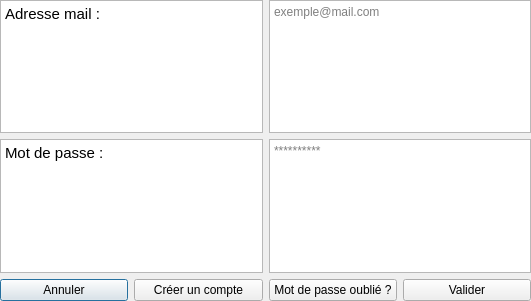
<?xml version="1.0" encoding="UTF-8"?>
<ui version="4.0">
 <class>Connexion</class>
 <widget class="QDialog" name="Connexion">
  <property name="geometry">
   <rect>
    <x>0</x>
    <y>0</y>
    <width>531</width>
    <height>301</height>
   </rect>
  </property>
  <property name="windowTitle">
   <string>Dialog</string>
  </property>
  <widget class="QWidget" name="verticalLayoutWidget_3">
   <property name="geometry">
    <rect>
     <x>0</x>
     <y>0</y>
     <width>531</width>
     <height>301</height>
    </rect>
   </property>
   <layout class="QVBoxLayout" name="verticalLayout_5">
    <item>
     <layout class="QVBoxLayout" name="verticalLayout">
      <item>
       <layout class="QHBoxLayout" name="horizontalLayout">
        <item>
         <widget class="QTextBrowser" name="textBrowser">
          <property name="html">
           <string>&lt;!DOCTYPE HTML PUBLIC &quot;-//W3C//DTD HTML 4.0//EN&quot; &quot;http://www.w3.org/TR/REC-html40/strict.dtd&quot;&gt;
&lt;html&gt;&lt;head&gt;&lt;meta name=&quot;qrichtext&quot; content=&quot;1&quot; /&gt;&lt;style type=&quot;text/css&quot;&gt;
p, li { white-space: pre-wrap; }
&lt;/style&gt;&lt;/head&gt;&lt;body style=&quot; font-family:'Ubuntu'; font-size:11pt; font-weight:400; font-style:normal;&quot;&gt;
&lt;p style=&quot; margin-top:0px; margin-bottom:0px; margin-left:0px; margin-right:0px; -qt-block-indent:0; text-indent:0px;&quot;&gt;Adresse mail :&lt;/p&gt;&lt;/body&gt;&lt;/html&gt;</string>
          </property>
         </widget>
        </item>
        <item>
         <widget class="QTextEdit" name="adresse_mail">
          <property name="html">
           <string>&lt;!DOCTYPE HTML PUBLIC &quot;-//W3C//DTD HTML 4.0//EN&quot; &quot;http://www.w3.org/TR/REC-html40/strict.dtd&quot;&gt;
&lt;html&gt;&lt;head&gt;&lt;meta name=&quot;qrichtext&quot; content=&quot;1&quot; /&gt;&lt;style type=&quot;text/css&quot;&gt;
p, li { white-space: pre-wrap; }
&lt;/style&gt;&lt;/head&gt;&lt;body style=&quot; font-family:'Ubuntu'; font-size:11pt; font-weight:400; font-style:normal;&quot;&gt;
&lt;p style=&quot;-qt-paragraph-type:empty; margin-top:0px; margin-bottom:0px; margin-left:0px; margin-right:0px; -qt-block-indent:0; text-indent:0px;&quot;&gt;&lt;br /&gt;&lt;/p&gt;&lt;/body&gt;&lt;/html&gt;</string>
          </property>
          <property name="placeholderText">
           <string>exemple@mail.com</string>
          </property>
         </widget>
        </item>
       </layout>
      </item>
     </layout>
    </item>
    <item>
     <layout class="QVBoxLayout" name="verticalLayout_2">
      <item>
       <layout class="QHBoxLayout" name="horizontalLayout_2">
        <item>
         <widget class="QTextBrowser" name="textBrowser_2">
          <property name="html">
           <string>&lt;!DOCTYPE HTML PUBLIC &quot;-//W3C//DTD HTML 4.0//EN&quot; &quot;http://www.w3.org/TR/REC-html40/strict.dtd&quot;&gt;
&lt;html&gt;&lt;head&gt;&lt;meta name=&quot;qrichtext&quot; content=&quot;1&quot; /&gt;&lt;style type=&quot;text/css&quot;&gt;
p, li { white-space: pre-wrap; }
&lt;/style&gt;&lt;/head&gt;&lt;body style=&quot; font-family:'Ubuntu'; font-size:11pt; font-weight:400; font-style:normal;&quot;&gt;
&lt;p style=&quot; margin-top:0px; margin-bottom:0px; margin-left:0px; margin-right:0px; -qt-block-indent:0; text-indent:0px;&quot;&gt;Mot de passe : &lt;/p&gt;&lt;/body&gt;&lt;/html&gt;</string>
          </property>
         </widget>
        </item>
        <item>
         <widget class="QTextEdit" name="mot_de_passe">
          <property name="html">
           <string>&lt;!DOCTYPE HTML PUBLIC &quot;-//W3C//DTD HTML 4.0//EN&quot; &quot;http://www.w3.org/TR/REC-html40/strict.dtd&quot;&gt;
&lt;html&gt;&lt;head&gt;&lt;meta name=&quot;qrichtext&quot; content=&quot;1&quot; /&gt;&lt;style type=&quot;text/css&quot;&gt;
p, li { white-space: pre-wrap; }
&lt;/style&gt;&lt;/head&gt;&lt;body style=&quot; font-family:'Ubuntu'; font-size:11pt; font-weight:400; font-style:normal;&quot;&gt;
&lt;p style=&quot;-qt-paragraph-type:empty; margin-top:0px; margin-bottom:0px; margin-left:0px; margin-right:0px; -qt-block-indent:0; text-indent:0px;&quot;&gt;&lt;br /&gt;&lt;/p&gt;&lt;/body&gt;&lt;/html&gt;</string>
          </property>
          <property name="placeholderText">
           <string>**********</string>
          </property>
         </widget>
        </item>
       </layout>
      </item>
     </layout>
    </item>
    <item>
     <layout class="QHBoxLayout" name="horizontalLayout_3">
      <item>
       <widget class="QPushButton" name="annuler">
        <property name="text">
         <string>Annuler</string>
        </property>
       </widget>
      </item>
      <item>
       <widget class="QPushButton" name="creer_un_compte">
        <property name="text">
         <string>Créer un compte</string>
        </property>
       </widget>
      </item>
      <item>
       <widget class="QPushButton" name="mdp_oublie">
        <property name="text">
         <string>Mot de passe oublié ?</string>
        </property>
       </widget>
      </item>
      <item>
       <widget class="QPushButton" name="valider">
        <property name="text">
         <string>Valider</string>
        </property>
       </widget>
      </item>
     </layout>
    </item>
   </layout>
  </widget>
 </widget>
 <resources/>
 <connections/>
</ui>
